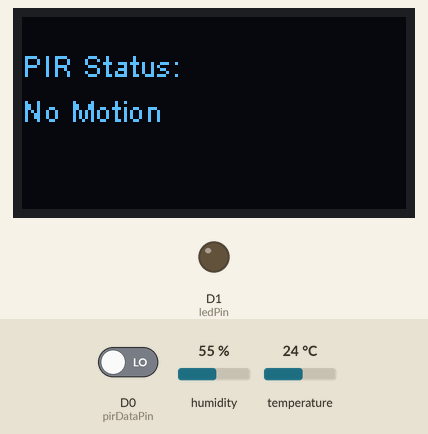
Recording of a sketch running on a simulated ESP8266 (NodeMCU). Shown: 128×64 one-colour display, output pins drawn as LEDs (lit = HIGH). The inputs (shaded band) are chosen by the test bench; at power-on: D0 (pirDataPin) LOW, humidity 55 %, temperature 24 °C. WiFi joins after 1.5 s; servers stay silent unless stated; no MQTT or app messages arrive unless stated; what the sketch prints to the serial monitor is not drawn.

Above: at 2.7 s.
2.8 s: D0 (pirDataPin) driven HIGH
At 3.6 s:
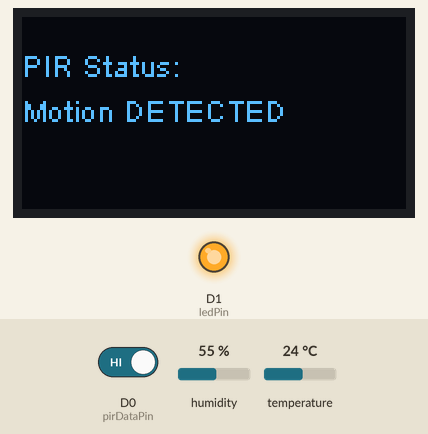
6.5 s: humidity set to 22 %
At 9.2 s:
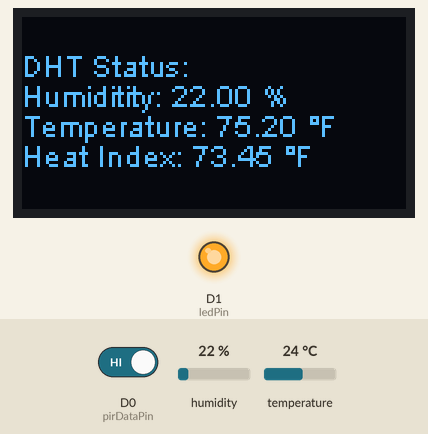
11.5 s: D0 (pirDataPin) driven LOW
At 12.0 s:
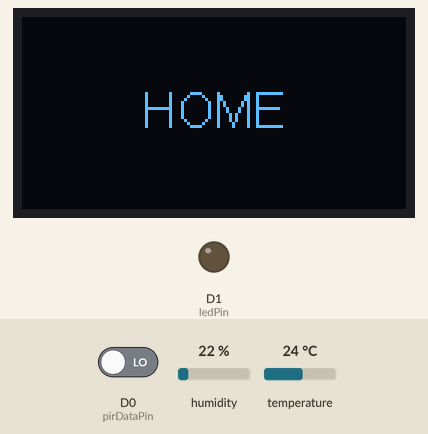
16.5 s: temperature set to 12 °C
At 20.5 s:
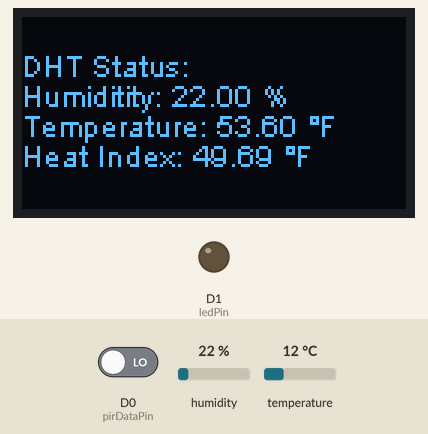
21.5 s: humidity set to 40 %
At 22.6 s:
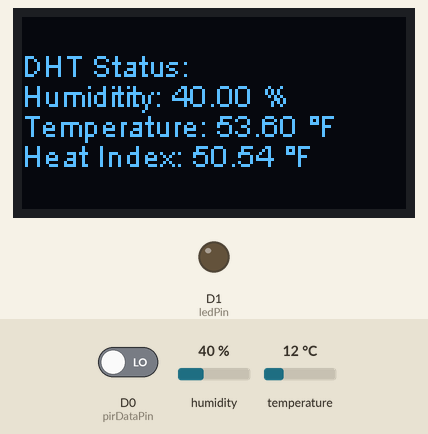
Timing chart, 0 to 24.5 s (numbered marks = the images above; inputs shaded):
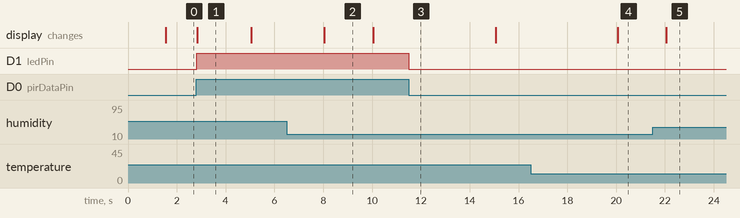

Measured:
- after the input at 2.8 s, D1 (ledPin): LOW → HIGH at once; the display: changes at once (image 1)
- after the input at 6.5 s, the display: changes after 1.5 s (image 2)
- after the input at 11.5 s, D1 (ledPin): HIGH → LOW at once
- after the input at 16.5 s, the display: changes after 3.6 s (image 4)
- after the input at 21.5 s, the display: changes after 0.55 s (image 5)
- what the display in image 1 shows lasts 2.2 s, from 2.8 s to 5.0 s
- what the display in image 2 shows lasts 2.1 s, from 8.0 s to 10.1 s

The sketch:

nodemcuMQTT.ino
```cpp
// (licence header left out)
// For a connection via I2C using Wire include
#include <Wire.h>  // Only needed for Arduino 1.6.5 and earlier
#include "SSD1306Wire.h" // legacy include: `#include "SSD1306.h"`


// Include custom images
#include "images.h"

// Include DHT
#include "DHTesp.h"

// Initialize the OLED display using Wire library
SSD1306Wire  display(0x3c, D3, D5);
// SH1106 display(0x3c, D3, D5);

#define CYCLE_DURATION 5000
typedef void (*Display)(void);

//Wifi
#include <ESP8266WiFi.h>
#include "Adafruit_MQTT.h"
#include "Adafruit_MQTT_Client.h"

#define WLAN_SSID       "devNET"
#define WLAN_PASS       "password"
IPAddress ip(192, 168, 0, 231); //set static ip
IPAddress gateway(192, 168, 0, 1); //set getteway
IPAddress subnet(255, 255, 255, 0);//set subnet

#define AIO_SERVER      "192.168.0.201"
#define AIO_SERVERPORT  1883
#define AIO_USERNAME    "nodemcu"

// Create an ESP8266 WiFiClient class to connect to the MQTT server.
WiFiClient client;

// Setup the MQTT client class by passing in the WiFi client and MQTT server and login details.
Adafruit_MQTT_Client mqtt(&client, AIO_SERVER, AIO_SERVERPORT);

/****************************** Feeds ***************************************/

// Setup a feed called 'photocell' for publishing.
// Notice MQTT paths for AIO follow the form: <username>/feeds/<feedname>
Adafruit_MQTT_Publish motionSensor = Adafruit_MQTT_Publish(&mqtt, AIO_USERNAME "/feeds/motion");
Adafruit_MQTT_Publish temperatureSensor = Adafruit_MQTT_Publish(&mqtt, AIO_USERNAME "/feeds/temperature");
Adafruit_MQTT_Publish humiditySensor = Adafruit_MQTT_Publish(&mqtt, AIO_USERNAME "/feeds/humidity");


// Setup a feed called 'onoff' for subscribing to changes.
//Adafruit_MQTT_Subscribe onoffbutton = Adafruit_MQTT_Subscribe(&mqtt, AIO_USERNAME "/feeds/onoff");


int displayMode = 0;
int counter = 1;

int ledPin = D1;
int pirDataPin = D0;
int pirState = LOW;
int pirVal = 0;

DHTesp dht;
float humidity;
float temperatureF = 0.0;
float temperatureC = 0.0;
float heatIndex = 0.0;

void setup() {
  //Serial Setup
  Serial.begin(115200);
  Serial.println();
  Serial.println();

  // Connect to WiFi access point.
  Serial.println(); Serial.println();
  Serial.print("Connecting to ");
  Serial.println(WLAN_SSID);

  WiFi.config(ip, gateway, subnet);
  WiFi.begin(WLAN_SSID, WLAN_PASS);
  while (WiFi.status() != WL_CONNECTED) {
    delay(500);
    Serial.print(".");
  }
  Serial.println();

  Serial.println("WiFi connected");
  Serial.println("IP address: "); Serial.println(WiFi.localIP());

  // Setup MQTT subscription for onoff feed.
  //mqtt.subscribe(&onoffbutton);

  //OLED Setup
  // Initialising the UI will init the display too.
  display.init();
  display.flipScreenVertically();
  display.setFont(ArialMT_Plain_10);

  //PIR Setup
  //pinMode(LED_BUILTIN, OUTPUT);
  pinMode(pirDataPin, INPUT);
  pinMode(ledPin, OUTPUT);

  //DHT Setup
  dht.setup(4, DHTesp::DHT11);
}

uint32_t x=0;

void drawPIRDisplay() {
  display.setFont(ArialMT_Plain_10);

  display.setTextAlignment(TEXT_ALIGN_LEFT);
  display.drawString(0, 10, "PIR Status:");

  if (pirVal == HIGH) {
    display.drawString(0, 25, "Motion DETECTED");
  } else {
    display.drawString(0, 25, "No Motion");
  }
}

void drawDHTDisplay() {
  display.setFont(ArialMT_Plain_10);

  display.setTextAlignment(TEXT_ALIGN_LEFT);
  display.drawString(0, 10, "DHT Status:");
  //Serial.println("DHT Debug");
  //Serial.println(humidity, 1);
  display.drawString(0, 20, "Humiditity: " + String(humidity)+" %");
  display.drawString(0, 30, "Temperature: " + String(temperatureF)+" °F");
  display.drawString(0, 40, "Heat Index: " + String(heatIndex)+" °F");
}

void drawHomeDisplay() {
  display.setFont(ArialMT_Plain_16);
  display.setTextAlignment(TEXT_ALIGN_CENTER);
  display.drawString(64, 22, "HOME");
}

void pirModule() {
  pirVal = digitalRead(pirDataPin);  // read input value
  if (pirVal == HIGH) {            // check if the input is HIGH
    digitalWrite(ledPin, HIGH);  // turn LED ON
    if (pirState == LOW) {
      // we have just turned on
      //Serial.println("Motion detected!");
      // We only want to print on the output change, not state
      pirState = HIGH;
    }
  } else {
    digitalWrite(ledPin, LOW); // turn LED OFF
    if (pirState == HIGH){
      // we have just turned of
      //Serial.println("Motion ended!");
      // We only want to print on the output change, not state
      pirState = LOW;
    }
  }
}

void dhtModule() {

 const unsigned long timeTwoSeconds = 2 * 1000UL;
 static unsigned long lastSampleTime = 0 - timeTwoSeconds;  // initialize such that a reading is due the first time through loop()

 unsigned long now = millis();
 if (now - lastSampleTime >= timeTwoSeconds)
 {
    lastSampleTime += timeTwoSeconds;
    // add code to take temperature reading here
    humidity = dht.getHumidity();
    temperatureC = dht.getTemperature();
    temperatureF = dht.toFahrenheit(temperatureC);
    heatIndex = dht.computeHeatIndex(temperatureF, humidity, true);

 }
}
 // add code to do other stuff here
  //delay(dht.getMinimumSamplingPeriod());

//  Serial.print(dht.getStatusString());
//  Serial.print("\t");
//  Serial.print(humidity, 1);
//  Serial.print("\t\t");
//  Serial.print(temperature, 1);
//  Serial.print("\t\t");
//  Serial.print(dht.toFahrenheit(temperature), 1);
//  Serial.print("\t\t");
//  Serial.print(dht.computeHeatIndex(temperature, humidity, false), 1);
//  Serial.print("\t\t");
//  Serial.println(dht.computeHeatIndex(dht.toFahrenheit(temperature), humidity, true), 1);
//}

Display displays[] = {drawPIRDisplay, drawDHTDisplay, drawHomeDisplay};
int cycleLength = (sizeof(displays) / sizeof(Display));
long timeSinceLastModeSwitch = 0;

void loop() {
  // clear the display
  display.clear();
  // draw the current demo method
  displays[displayMode]();

  display.setTextAlignment(TEXT_ALIGN_RIGHT);
  display.drawString(10, 128, String(millis()));
  // write the buffer to the display
  display.display();

  //PIR
  pirModule();

  //DHT
  dhtModule();

  if (millis() - timeSinceLastModeSwitch > CYCLE_DURATION) {
    displayMode = (displayMode + 1)  % cycleLength;
    timeSinceLastModeSwitch = millis();
  }
  counter++;
  delay(10);

  // Ensure the connection to the MQTT server is alive (this will make the first
  // connection and automatically reconnect when disconnected).  See the MQTT_connect
  // function definition further below.
  MQTT_connect();

  // this is our 'wait for incoming subscription packets' busy subloop
  // try to spend your time here

//  Adafruit_MQTT_Subscribe *subscription;
//  while ((subscription = mqtt.readSubscription(5000))) {
//    if (subscription == &onoffbutton) {
//      Serial.print(F("Got: "));
//      Serial.println((char *)onoffbutton.lastread);
//    }
//  }

  // Now we can publish stuff!
  temperatureSensor.publish(temperatureF);
  humiditySensor.publish(humidity);
  motionSensor.publish(pirState);
//  Serial.print(F("\nSending pirSensor val "));
//  Serial.print(x);
//  Serial.print("...");
//  if (! pirSensor.publish(x++)) {
//    Serial.println(F("Failed"));
//  } else {
//    Serial.println(F("OK!"));
//  }

  // ping the server to keep the mqtt connection alive
  // NOT required if you are publishing once every KEEPALIVE seconds
  if(! mqtt.ping()) {
    mqtt.disconnect();
  }
}

 //Function to connect and reconnect as necessary to the MQTT server.
 //Should be called in the loop function and it will take care if connecting.
void MQTT_connect() {
  int8_t ret;

  // Stop if already connected.
  if (mqtt.connected()) {
    return;
  }

  Serial.print("Connecting to MQTT... ");

  uint8_t retries = 3;
  while ((ret = mqtt.connect()) != 0) { // connect will return 0 for connected
       Serial.println(mqtt.connectErrorString(ret));
       Serial.println("Retrying MQTT connection in 5 seconds...");
       mqtt.disconnect();
       delay(5000);  // wait 5 seconds
       retries--;
       if (retries == 0) {
         // basically die and wait for WDT to reset me
         while (1);
       }
  }
  Serial.println("MQTT Connected!");
}
```

Source omitted: images.h (data table, 1879 bytes)
